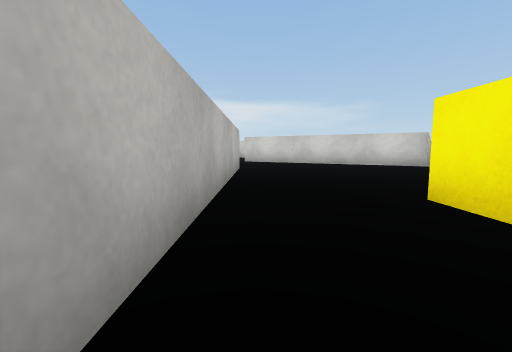
[1] (above)

19 first-person views from a walk through a Unity game level. The camera is 0.51 m above the floor, tilts 6° down and sees 90° across. The floor is counted in squares, 1 m on a side. Each view is taken from the middle of a square. On the plan, view 1 faces up. The plan holds only what a view shows up to about 9 squares ahead; the rest is blank. The place goes on beyond the plan. The player is left out. Surface patterns are stand-ins for the level's own textures.

[2]
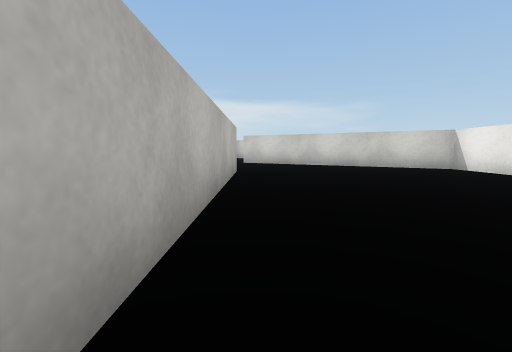

[3]
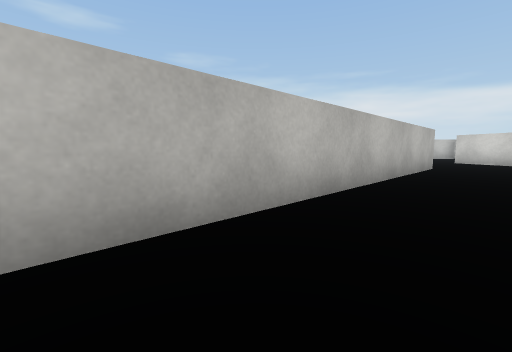

[4]
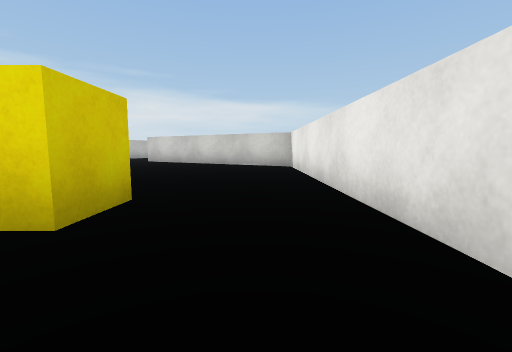

[5]
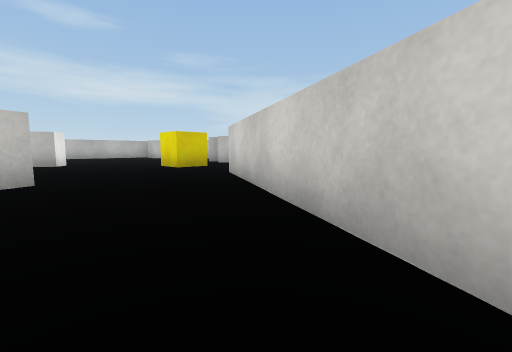

[6]
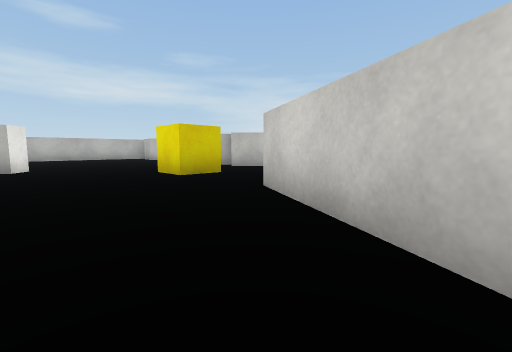

[7]
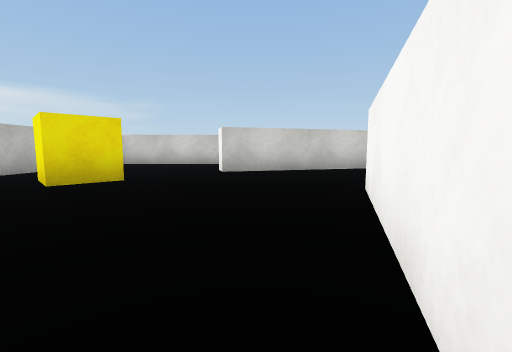

[8]
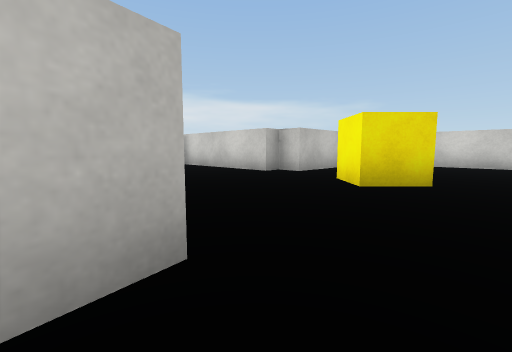

[9]
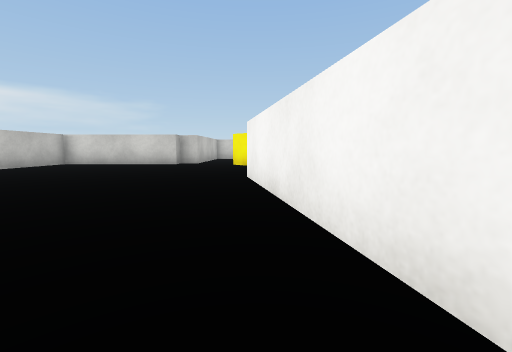

[10]
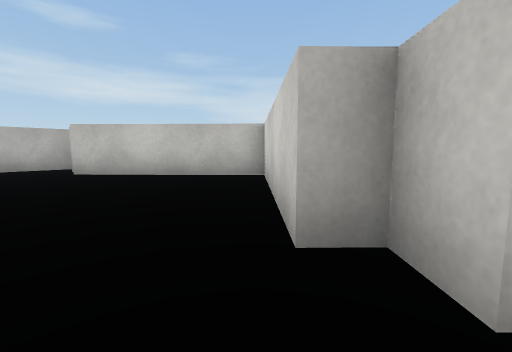

[11]
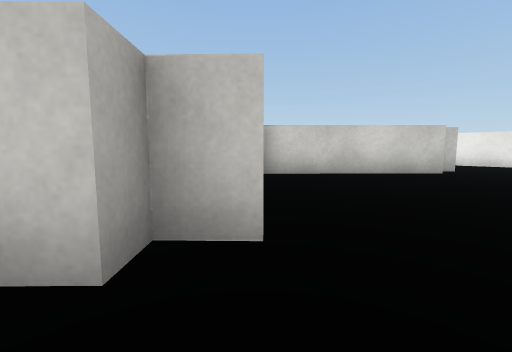

[12]
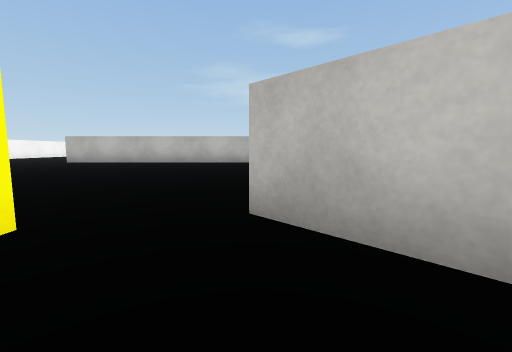

[13]
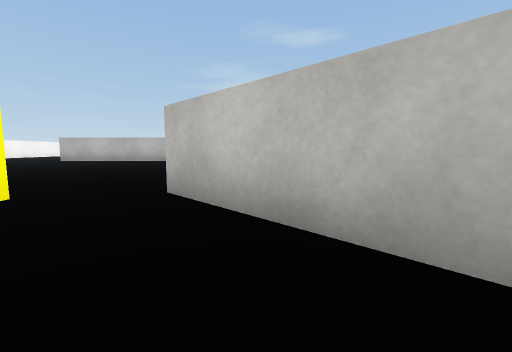

[14]
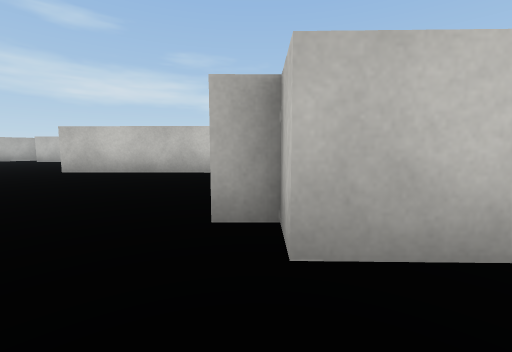

[15]
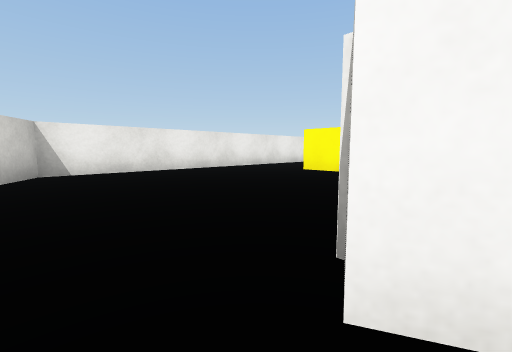

[16]
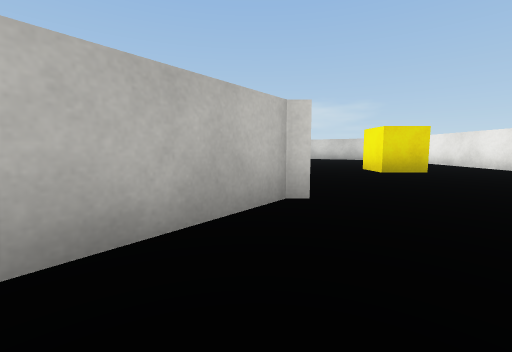

[17]
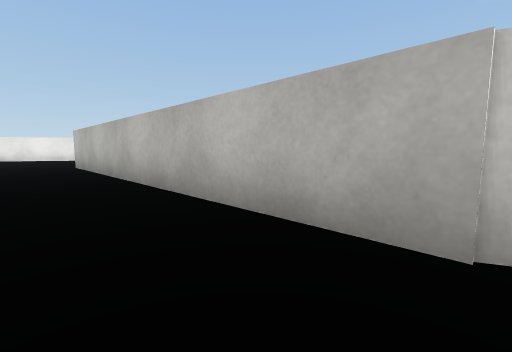

[18]
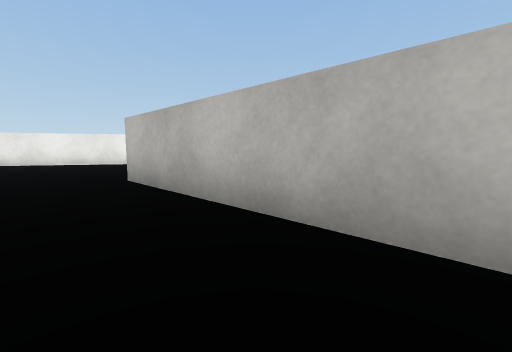

[19]
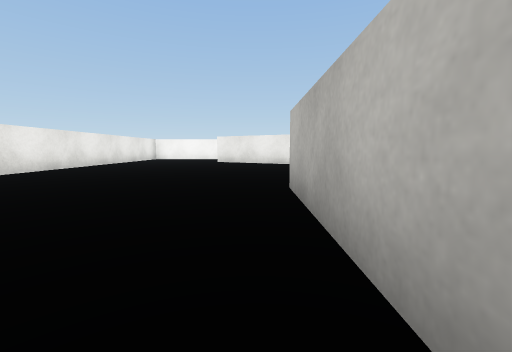

### Floor plan
Points are (right, up) in squares from view 1. A wall is a line through its corners. A room is listed if a view was taken in it or the views show most of it. See-through windows are left out.
Room 1 (views 1, 2, 3, 4, 5, 6, 15, 16, 17, 18, 19)
walls: (-0.7, -1.4) (-2.1, -3.2); (5, 0.9) (5, 7.5) (-0.5, 10.6); (-2.1, -6.1) (1, -7.9); (5, -7.1) (5, -3); (-0.7, 7.3) (-0.4, 6.8) (-0.4, -1.5)
ways out: opening at (-1.5, 8.5) to room 2
objects: yellow cube (2, 2)
Room 2 (views 7, 8, 9, 10, 11, 12, 13)
walls: (-8.2, 4.9) (-5.8, 8.5) (-5.3, 8.2) (-5.7, 7.6); (-11.9, 13.4) (-11.9, 11.9); (-3.5, 6) (-0.7, 7.3); (-0.5, 10.6) (-0.2, 11.1); (-1.6, 15.3) (-4, 12.9) (-4.4, 13.4) (-4.8, 13.1) (-7.4, 15.7) (-10.3, 13); (1.6, 13) (-1.2, 15.7)
ways out: opening at (-1.5, 8.5) to room 1; opening at (0, 12) to room 3
objects: yellow cube (-3, 11)
Room 3 (view 14)
walls: (2.4, 12.8) (1.9, 13.4); (5, 12) (5, 13.2); (3, 13.7) (1.8, 12.6)
ways out: opening at (0, 12) to room 2

Where each view was taken, in squares from view 1:
view 1: 0 up, 0 right, facing up
view 2: 1 up, 0 right, facing up
view 3: 1 down, 1 right, facing up-left
view 4: 0 up, 4 right, facing up
view 5: 7 up, 4 right, facing up-left
view 6: 8 up, 2 right, facing up-left
view 7: 6 up, 4 left, facing up-right
view 8: 7 up, 5 left, facing up
view 9: 5 up, 9 left, facing up-right
view 10: 12 up, 4 left, facing up-left
view 11: 12 up, 5 left, facing up-right
view 12: 13 up, 2 left, facing left
view 13: 14 up, 1 left, facing left
view 14: 12 up, 3 right, facing up-left
view 15: 8 up, 1 left, facing down-right
view 16: 4 down, 1 left, facing up
view 17: 7 up, 1 right, facing down-left
view 18: 3 up, 1 right, facing down-left
view 19: 2 up, 0 right, facing down
